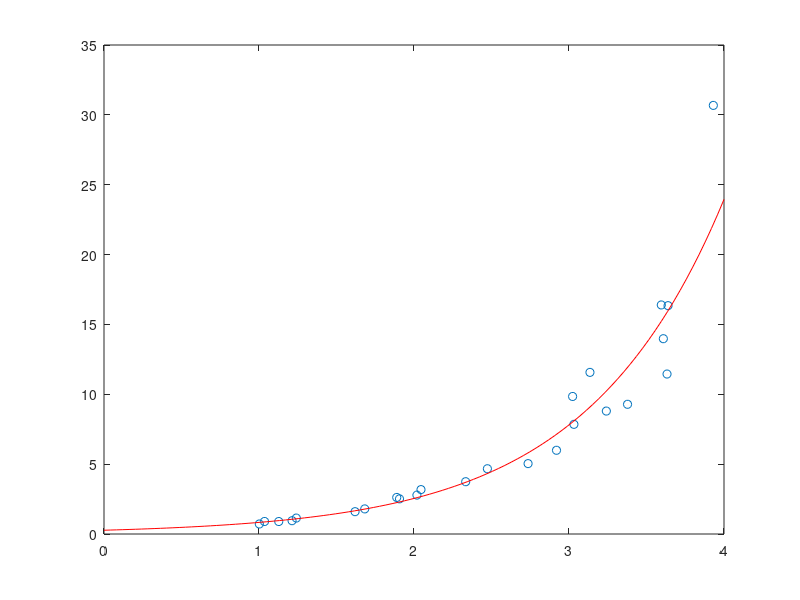

This figure's MATLAB source:
rng('default'); %random number generator
x=4*rand(1,25);
y=0.25*exp((1.15+0.1*(2*rand(1,25)-1)).*x);

X=x;
Y=log(y);
%plot(X,Y,'o');


n=length(X);
A=[n,sum(X); sum(X), sum(X.^2)];
b=[sum(Y); sum(X.*Y)];
aa=A\b; a0=aa(1); a1=aa(2);

a=a1; b=exp(a0);

t=linspace(0,4);
plot(x,y,'o',t,b*exp(a*t),'r-');


    